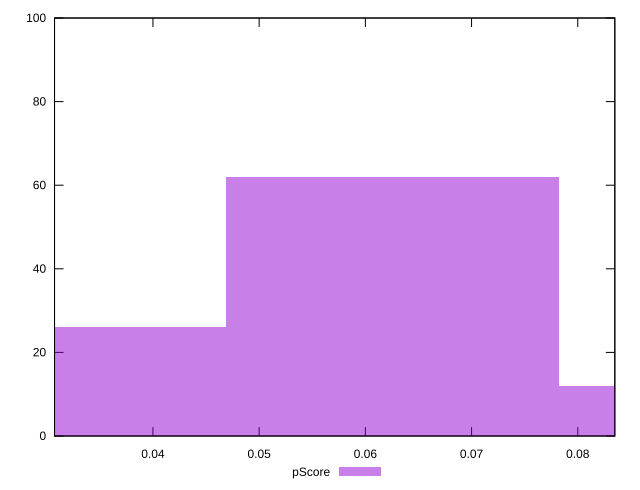

Source code (gnuplot):
reset

$pScore <<EOF
0.06256208285337718 62
0.03128104142668859 26
0.09384312428006578 12
EOF

set key outside below
set boxwidth 0.03128104142668859
set xrange [0.030733717006847905:0.08348836914286978]
set yrange [0:100]
set trange [0:100]
set style fill transparent solid 0.5 noborder
set terminal svg size 640, 490 enhanced background rgb 'white'
set output "report_00015_2021-02-09T16-11-33.973Z/interactive/samples/pages/pScore/histogram.svg"

plot $pScore title "pScore" with boxes

reset
